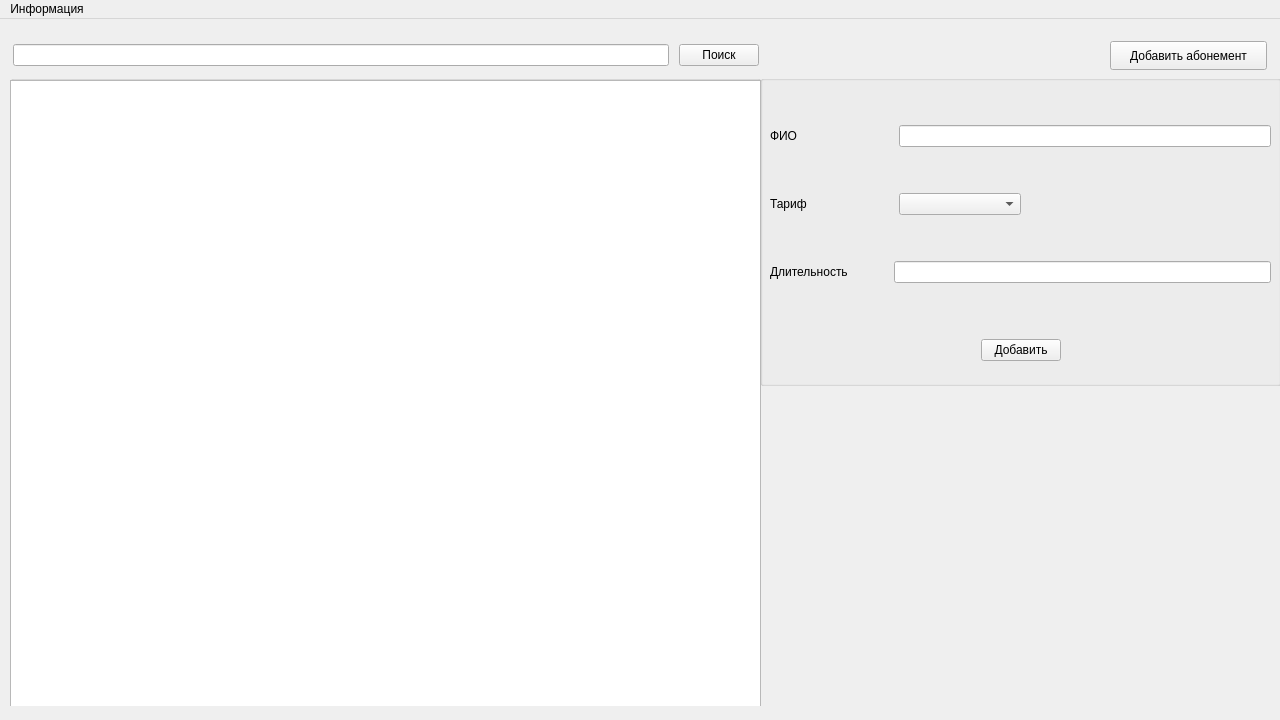
<?xml version="1.0" encoding="UTF-8"?>
<ui version="4.0">
 <class>ArmGym</class>
 <widget class="QMainWindow" name="ArmGym">
  <property name="enabled">
   <bool>true</bool>
  </property>
  <property name="geometry">
   <rect>
    <x>0</x>
    <y>0</y>
    <width>1280</width>
    <height>720</height>
   </rect>
  </property>
  <property name="focusPolicy">
   <enum>Qt::StrongFocus</enum>
  </property>
  <property name="windowTitle">
   <string>ArmGym</string>
  </property>
  <property name="styleSheet">
   <string notr="true"/>
  </property>
  <widget class="QWidget" name="mainWidget">
   <widget class="QStackedWidget" name="stackedWidget">
    <property name="geometry">
     <rect>
      <x>0</x>
      <y>0</y>
      <width>1281</width>
      <height>690</height>
     </rect>
    </property>
    <property name="focusPolicy">
     <enum>Qt::NoFocus</enum>
    </property>
    <property name="currentIndex">
     <number>1</number>
    </property>
    <widget class="QWidget" name="page">
     <widget class="QTextBrowser" name="InfoBrowser">
      <property name="geometry">
       <rect>
        <x>10</x>
        <y>60</y>
        <width>891</width>
        <height>611</height>
       </rect>
      </property>
      <property name="verticalScrollBarPolicy">
       <enum>Qt::ScrollBarAsNeeded</enum>
      </property>
      <property name="html">
       <string>&lt;!DOCTYPE HTML PUBLIC &quot;-//W3C//DTD HTML 4.0//EN&quot; &quot;http://www.w3.org/TR/REC-html40/strict.dtd&quot;&gt;
&lt;html&gt;&lt;head&gt;&lt;meta name=&quot;qrichtext&quot; content=&quot;1&quot; /&gt;&lt;meta charset=&quot;utf-8&quot; /&gt;&lt;style type=&quot;text/css&quot;&gt;
p, li { white-space: pre-wrap; }
&lt;/style&gt;&lt;/head&gt;&lt;body style=&quot; font-family:'Segoe UI'; font-size:9pt; font-weight:400; font-style:normal;&quot;&gt;
&lt;p style=&quot;-qt-paragraph-type:empty; margin-top:0px; margin-bottom:0px; margin-left:0px; margin-right:0px; -qt-block-indent:0; text-indent:0px;&quot;&gt;&lt;br /&gt;&lt;/p&gt;&lt;/body&gt;&lt;/html&gt;</string>
      </property>
     </widget>
     <widget class="QPushButton" name="addInfo">
      <property name="geometry">
       <rect>
        <x>1020</x>
        <y>520</y>
        <width>141</width>
        <height>41</height>
       </rect>
      </property>
      <property name="text">
       <string>Добавить</string>
      </property>
     </widget>
     <widget class="QWidget" name="">
      <property name="geometry">
       <rect>
        <x>-2</x>
        <y>10</y>
        <width>1281</width>
        <height>41</height>
       </rect>
      </property>
      <layout class="QHBoxLayout" name="horizontalLayout_7">
       <item>
        <spacer name="horizontalSpacer_6">
         <property name="orientation">
          <enum>Qt::Horizontal</enum>
         </property>
         <property name="sizeHint" stdset="0">
          <size>
           <width>40</width>
           <height>20</height>
          </size>
         </property>
        </spacer>
       </item>
       <item>
        <widget class="QLabel" name="armLabel">
         <property name="font">
          <font>
           <pointsize>12</pointsize>
          </font>
         </property>
         <property name="text">
          <string/>
         </property>
        </widget>
       </item>
       <item>
        <spacer name="horizontalSpacer_7">
         <property name="orientation">
          <enum>Qt::Horizontal</enum>
         </property>
         <property name="sizeHint" stdset="0">
          <size>
           <width>40</width>
           <height>20</height>
          </size>
         </property>
        </spacer>
       </item>
      </layout>
     </widget>
     <widget class="QWidget" name="">
      <property name="geometry">
       <rect>
        <x>910</x>
        <y>60</y>
        <width>361</width>
        <height>431</height>
       </rect>
      </property>
      <layout class="QVBoxLayout" name="verticalLayout_2">
       <item>
        <widget class="QCalendarWidget" name="calendarWidget">
         <property name="enabled">
          <bool>true</bool>
         </property>
         <property name="focusPolicy">
          <enum>Qt::NoFocus</enum>
         </property>
         <property name="autoFillBackground">
          <bool>true</bool>
         </property>
         <property name="selectionMode">
          <enum>QCalendarWidget::NoSelection</enum>
         </property>
         <property name="verticalHeaderFormat">
          <enum>QCalendarWidget::NoVerticalHeader</enum>
         </property>
         <property name="navigationBarVisible">
          <bool>true</bool>
         </property>
         <property name="dateEditEnabled">
          <bool>false</bool>
         </property>
        </widget>
       </item>
       <item>
        <spacer name="verticalSpacer">
         <property name="orientation">
          <enum>Qt::Vertical</enum>
         </property>
         <property name="sizeHint" stdset="0">
          <size>
           <width>20</width>
           <height>40</height>
          </size>
         </property>
        </spacer>
       </item>
       <item>
        <widget class="QTextEdit" name="infoText">
         <property name="html">
          <string>&lt;!DOCTYPE HTML PUBLIC &quot;-//W3C//DTD HTML 4.0//EN&quot; &quot;http://www.w3.org/TR/REC-html40/strict.dtd&quot;&gt;
&lt;html&gt;&lt;head&gt;&lt;meta name=&quot;qrichtext&quot; content=&quot;1&quot; /&gt;&lt;meta charset=&quot;utf-8&quot; /&gt;&lt;style type=&quot;text/css&quot;&gt;
p, li { white-space: pre-wrap; }
&lt;/style&gt;&lt;/head&gt;&lt;body style=&quot; font-family:'Segoe UI'; font-size:9pt; font-weight:400; font-style:normal;&quot;&gt;
&lt;p style=&quot;-qt-paragraph-type:empty; margin-top:0px; margin-bottom:0px; margin-left:0px; margin-right:0px; -qt-block-indent:0; text-indent:0px;&quot;&gt;&lt;br /&gt;&lt;/p&gt;&lt;/body&gt;&lt;/html&gt;</string>
         </property>
        </widget>
       </item>
      </layout>
     </widget>
    </widget>
    <widget class="QWidget" name="subscriptionPage">
     <widget class="QGroupBox" name="groupBox">
      <property name="geometry">
       <rect>
        <x>760</x>
        <y>56</y>
        <width>521</width>
        <height>311</height>
       </rect>
      </property>
      <property name="title">
       <string/>
      </property>
      <widget class="QStackedWidget" name="buttonStackedWidget">
       <property name="geometry">
        <rect>
         <x>0</x>
         <y>230</y>
         <width>521</width>
         <height>80</height>
        </rect>
       </property>
       <property name="currentIndex">
        <number>0</number>
       </property>
       <widget class="QWidget" name="page_2">
        <widget class="QWidget" name="">
         <property name="geometry">
          <rect>
           <x>0</x>
           <y>30</y>
           <width>521</width>
           <height>31</height>
          </rect>
         </property>
         <layout class="QHBoxLayout" name="horizontalLayout_6">
          <item>
           <spacer name="horizontalSpacer_4">
            <property name="orientation">
             <enum>Qt::Horizontal</enum>
            </property>
            <property name="sizeHint" stdset="0">
             <size>
              <width>40</width>
              <height>20</height>
             </size>
            </property>
           </spacer>
          </item>
          <item>
           <widget class="QPushButton" name="addCustButton">
            <property name="text">
             <string>Добавить</string>
            </property>
           </widget>
          </item>
          <item>
           <spacer name="horizontalSpacer_5">
            <property name="orientation">
             <enum>Qt::Horizontal</enum>
            </property>
            <property name="sizeHint" stdset="0">
             <size>
              <width>40</width>
              <height>20</height>
             </size>
            </property>
           </spacer>
          </item>
         </layout>
        </widget>
       </widget>
       <widget class="QWidget" name="page_3">
        <widget class="QWidget" name="">
         <property name="geometry">
          <rect>
           <x>170</x>
           <y>30</y>
           <width>181</width>
           <height>31</height>
          </rect>
         </property>
         <layout class="QHBoxLayout" name="horizontalLayout_3">
          <item>
           <widget class="QPushButton" name="changeCustButton">
            <property name="text">
             <string>Изменить</string>
            </property>
           </widget>
          </item>
          <item>
           <widget class="QPushButton" name="deleteCustButton">
            <property name="text">
             <string>Удалить</string>
            </property>
           </widget>
          </item>
         </layout>
         <zorder>deleteCustButton</zorder>
         <zorder>changeCustButton</zorder>
        </widget>
       </widget>
      </widget>
      <widget class="QWidget" name="">
       <property name="geometry">
        <rect>
         <x>10</x>
         <y>10</y>
         <width>501</width>
         <height>241</height>
        </rect>
       </property>
       <layout class="QVBoxLayout" name="verticalLayout">
        <item>
         <layout class="QHBoxLayout" name="horizontalLayout">
          <item>
           <widget class="QLabel" name="fioLabel">
            <property name="text">
             <string>ФИО</string>
            </property>
           </widget>
          </item>
          <item>
           <spacer name="horizontalSpacer">
            <property name="orientation">
             <enum>Qt::Horizontal</enum>
            </property>
            <property name="sizeType">
             <enum>QSizePolicy::Fixed</enum>
            </property>
            <property name="sizeHint" stdset="0">
             <size>
              <width>95</width>
              <height>20</height>
             </size>
            </property>
           </spacer>
          </item>
          <item>
           <widget class="QLineEdit" name="fioLine"/>
          </item>
         </layout>
        </item>
        <item>
         <layout class="QHBoxLayout" name="horizontalLayout_4">
          <item>
           <widget class="QLabel" name="tariffLabel">
            <property name="text">
             <string>Тариф</string>
            </property>
           </widget>
          </item>
          <item>
           <widget class="QComboBox" name="tariffCombo">
            <item>
             <property name="text">
              <string/>
             </property>
            </item>
            <item>
             <property name="text">
              <string>Smart</string>
             </property>
            </item>
            <item>
             <property name="text">
              <string>Light</string>
             </property>
            </item>
            <item>
             <property name="text">
              <string>Infinity</string>
             </property>
            </item>
           </widget>
          </item>
          <item>
           <spacer name="horizontalSpacer_2">
            <property name="orientation">
             <enum>Qt::Horizontal</enum>
            </property>
            <property name="sizeType">
             <enum>QSizePolicy::Fixed</enum>
            </property>
            <property name="sizeHint" stdset="0">
             <size>
              <width>250</width>
              <height>20</height>
             </size>
            </property>
           </spacer>
          </item>
         </layout>
        </item>
        <item>
         <layout class="QHBoxLayout" name="horizontalLayout_5">
          <item>
           <widget class="QLabel" name="durationLabel">
            <property name="text">
             <string>Длительность</string>
            </property>
           </widget>
          </item>
          <item>
           <spacer name="horizontalSpacer_3">
            <property name="orientation">
             <enum>Qt::Horizontal</enum>
            </property>
            <property name="sizeType">
             <enum>QSizePolicy::Ignored</enum>
            </property>
            <property name="sizeHint" stdset="0">
             <size>
              <width>40</width>
              <height>20</height>
             </size>
            </property>
           </spacer>
          </item>
          <item>
           <widget class="QLineEdit" name="durationLine"/>
          </item>
         </layout>
        </item>
       </layout>
      </widget>
     </widget>
     <widget class="QPushButton" name="goAddCustButton">
      <property name="geometry">
       <rect>
        <x>1110</x>
        <y>22</y>
        <width>157</width>
        <height>29</height>
       </rect>
      </property>
      <property name="text">
       <string>Добавить абонемент</string>
      </property>
     </widget>
     <widget class="QGroupBox" name="groupBox_2">
      <property name="geometry">
       <rect>
        <x>10</x>
        <y>56</y>
        <width>751</width>
        <height>631</height>
       </rect>
      </property>
      <property name="title">
       <string/>
      </property>
      <widget class="QTableView" name="customersTable">
       <property name="geometry">
        <rect>
         <x>0</x>
         <y>5</y>
         <width>751</width>
         <height>631</height>
        </rect>
       </property>
       <property name="frameShadow">
        <enum>QFrame::Plain</enum>
       </property>
       <property name="editTriggers">
        <set>QAbstractItemView::DoubleClicked</set>
       </property>
       <property name="gridStyle">
        <enum>Qt::NoPen</enum>
       </property>
       <property name="sortingEnabled">
        <bool>false</bool>
       </property>
       <attribute name="verticalHeaderVisible">
        <bool>false</bool>
       </attribute>
      </widget>
     </widget>
     <widget class="QWidget" name="">
      <property name="geometry">
       <rect>
        <x>13</x>
        <y>21</y>
        <width>751</width>
        <height>31</height>
       </rect>
      </property>
      <layout class="QHBoxLayout" name="horizontalLayout_2">
       <property name="spacing">
        <number>10</number>
       </property>
       <property name="leftMargin">
        <number>0</number>
       </property>
       <property name="rightMargin">
        <number>5</number>
       </property>
       <item>
        <widget class="QLineEdit" name="findCustomerLine"/>
       </item>
       <item>
        <widget class="QPushButton" name="findCustomerButton">
         <property name="text">
          <string>Поиск</string>
         </property>
        </widget>
       </item>
      </layout>
     </widget>
    </widget>
   </widget>
  </widget>
  <widget class="QMenuBar" name="menuBar">
   <property name="geometry">
    <rect>
     <x>0</x>
     <y>0</y>
     <width>1280</width>
     <height>25</height>
    </rect>
   </property>
   <property name="mouseTracking">
    <bool>true</bool>
   </property>
   <property name="nativeMenuBar">
    <bool>true</bool>
   </property>
   <widget class="QMenu" name="menuInfo">
    <property name="mouseTracking">
     <bool>true</bool>
    </property>
    <property name="autoFillBackground">
     <bool>false</bool>
    </property>
    <property name="tearOffEnabled">
     <bool>false</bool>
    </property>
    <property name="title">
     <string>Информация</string>
    </property>
    <addaction name="mainInfo"/>
    <addaction name="custInfo"/>
   </widget>
   <addaction name="menuInfo"/>
  </widget>
  <action name="custInfo">
   <property name="text">
    <string>Абонементы</string>
   </property>
  </action>
  <action name="mainInfo">
   <property name="text">
    <string>Главная</string>
   </property>
  </action>
 </widget>
 <resources/>
 <connections/>
</ui>
